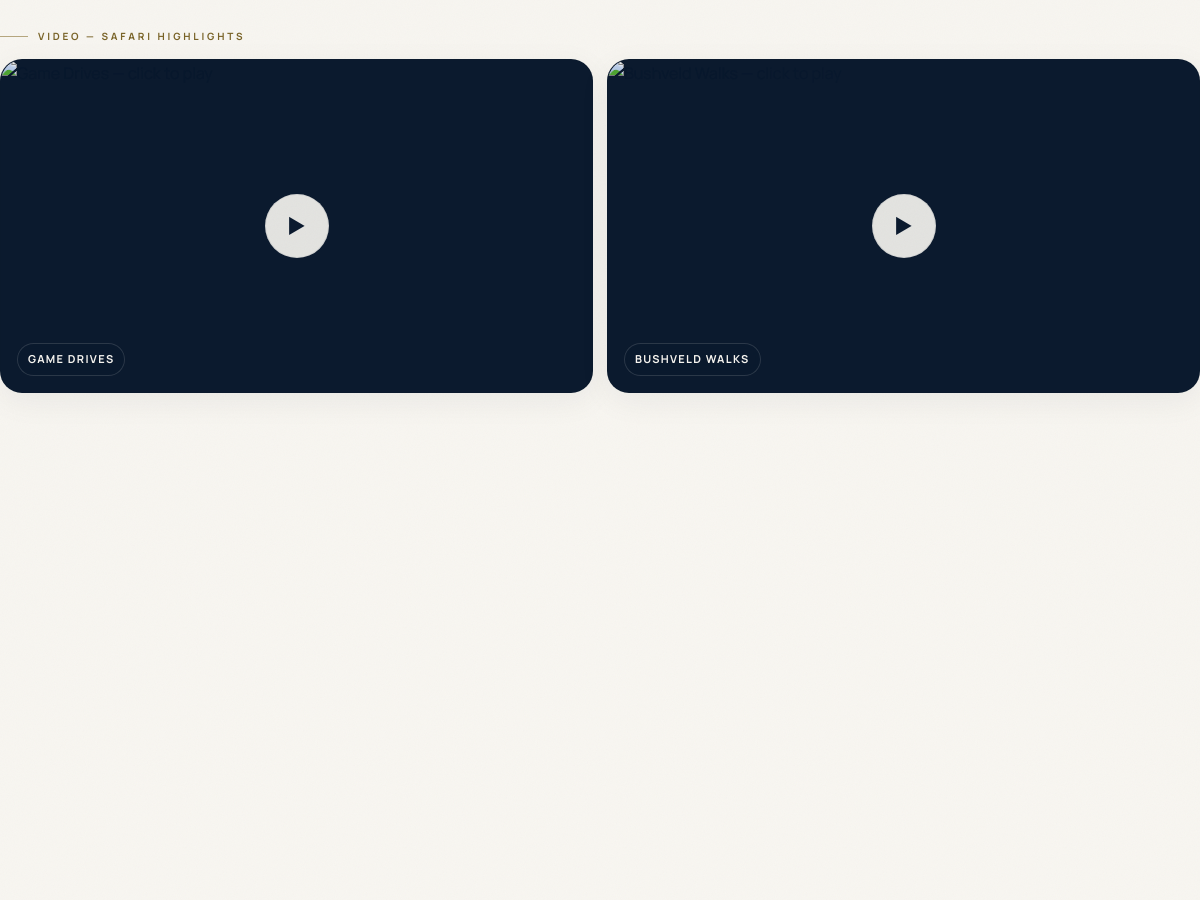
Page /pages/safari.php (middle part) on the earlier database version.
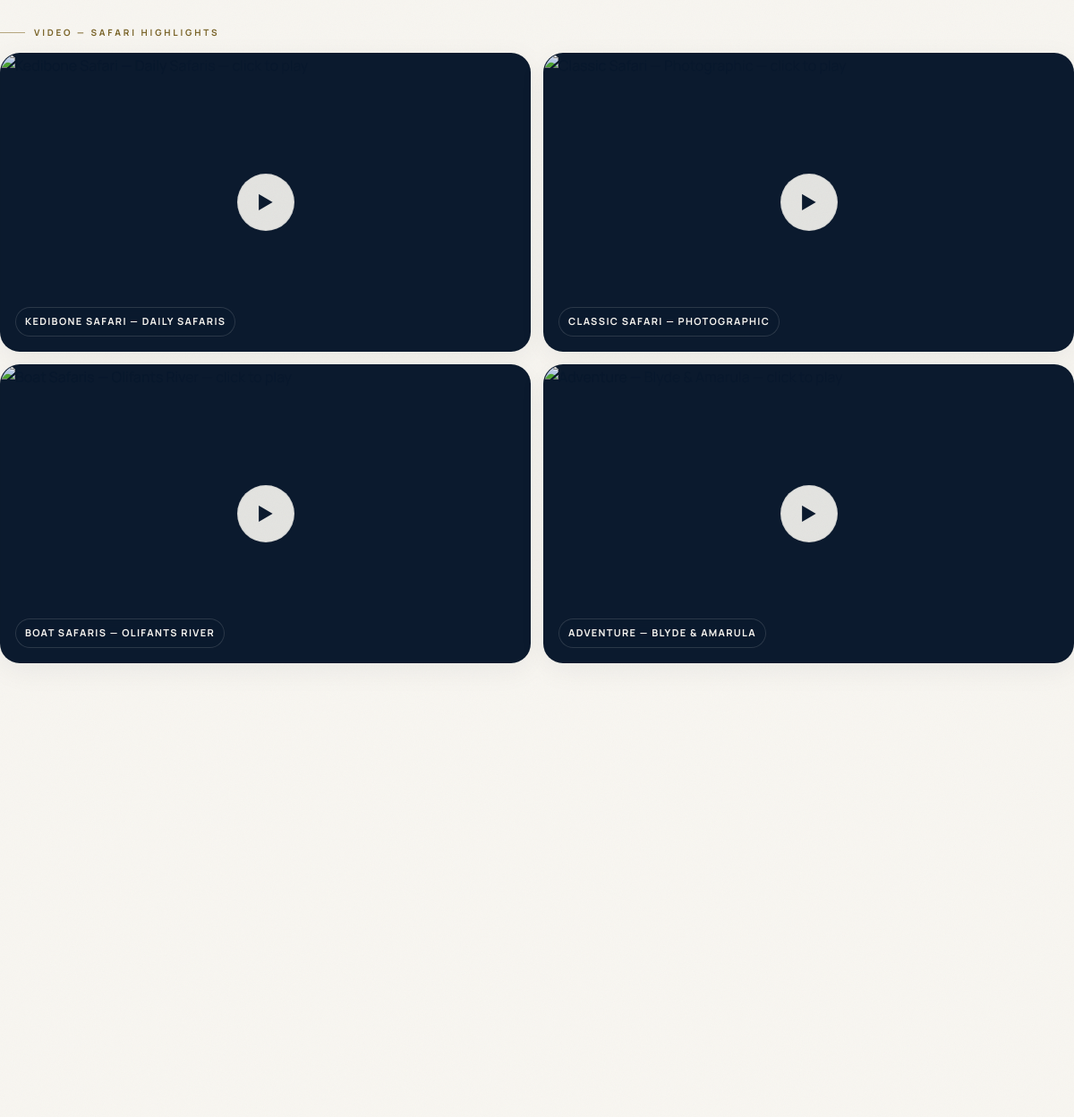
Same page on the later database version.
### tables this page shows
CREATE TABLE `safari_activities` (
  `id` int unsigned NOT NULL AUTO_INCREMENT,
  `title` varchar(255) NOT NULL,
  `content` text,
  `image` varchar(500) DEFAULT NULL,
  `video_urls` json DEFAULT NULL,
  `link_url` varchar(500) DEFAULT NULL,
  `link_text` varchar(100) DEFAULT NULL,
  `sort_order` int unsigned DEFAULT '0',
  `is_published` tinyint(1) DEFAULT '1',
  `visible_from` datetime DEFAULT NULL,
  `visible_until` datetime DEFAULT NULL,
  `created_at` timestamp NULL DEFAULT CURRENT_TIMESTAMP,
  `updated_at` timestamp NULL DEFAULT CURRENT_TIMESTAMP ON UPDATE CURRENT_TIMESTAMP,
  `deleted_at` timestamp NULL DEFAULT NULL,
  PRIMARY KEY (`id`),
  KEY `idx_sort` (`sort_order`),
  KEY `idx_deleted` (`deleted_at`)
);

### includes/functions.php (called while the page is built, shortened)
<?php
function e(?string $value): string
{
    return htmlspecialchars($value ?? '', ENT_QUOTES, 'UTF-8');
}
function url(string $path = ''): string
{
    $scheme = (!empty($_SERVER['HTTPS']) && $_SERVER['HTTPS'] !== 'off') ? 'https' : 'http';
    $host = $_SERVER['HTTP_HOST'] ?? $_SERVER['SERVER_NAME'] ?? '';
    if ($host) {
        $baseHost = parse_url(BASE_URL, PHP_URL_HOST) ?? '';
        return $scheme . '://' . $host . '/' . ltrim($path, '/');
    }
    return rtrim(BASE_URL, '/') . '/' . ltrim($path, '/');
}

### pages/safari.php (the view, shortened to what this page needs)
<?php
require_once __DIR__ . '/../includes/functions.php';
$db   = Database::get();
$activities = [];
try {
    $activities = $db->query(
        'SELECT title, content, image, video_urls, sort_order
         FROM safari_activities
         WHERE is_published = 1
         ORDER BY sort_order ASC, id ASC'
    )->fetchAll();
} catch (Throwable $e) {
}
$videoIds = [];
foreach ($activities as $act) {
    $urls = json_decode($act['video_urls'] ?? '[]', true);
    $url  = $urls[0] ?? '';
    if (preg_match('/(?:youtu\.be\/|v=|\/embed\/)([a-zA-Z0-9_-]+)/', $url, $m)) {
        $videoIds[] = [
            'id'    => $m[1],
            'image' => $act['image'],
            'title' => $act['title'],
        ];
    }
}
require_once __DIR__ . '/../templates/header.php';
?>
<section class="reveal" style="display:grid; gap:14px; margin-top:28px">
  <div class="kicker">Video — Safari Highlights</div>
  <div style="display:grid; grid-template-columns:1fr 1fr; gap:14px">
    <?php foreach ($videoIds as $vid): ?>
    <div class="yt-facade" data-yt="<?= e($vid['id']) ?>" tabindex="0" role="button" aria-label="Play YouTube video">
      <div class="yt-facade__play">&#9654;</div>
      <div class="yt-facade__label"><?= e($vid['title']) ?></div>
    </div>
    <?php endforeach; ?>
  </div>
</section>
<?php require_once __DIR__ . '/../templates/footer.php'; ?>

### templates/header.php (shortened to what this page needs)
<!DOCTYPE html>
<html lang="en">
<head>
    <link rel="stylesheet" href="<?= url('/css/tokens.css') ?>">
    <link rel="stylesheet" href="<?= url('/css/main.css') ?>">
</head>
<body>
<div class="grain" aria-hidden="true"></div>

### templates/footer.php (shortened to what this page needs)
</body>
</html>

### css/tokens.css (style rules this page uses)
:root { --navy: #0B1A2E; --navy-80: #132842; --navy-60: #1E3552; --gold: #8C7434; --gold-600: #7A6428; --gold-300: #D9C7A0; --gold-100: #F0E6CD; --sage: #7A8C62; --sage-600: #5E6D4B; --sage-100: #E6EADF; --taupe: #B8AFA2; --taupe-600: #8A8278; --taupe-100: #E9E4DD; --cream: #F8F6F1; --ivory: #F2EFEA; --white: #FFFFFF; --ink: #0B1A2E; --ink-70: rgba(11,26,46,0.70); --ink-55: rgba(11,26,46,0.55); --ink-30: rgba(11,26,46,0.30); --line: rgba(11,26,46,0.08); --line-strong: rgba(11,26,46,0.14); --shadow: rgba(11,26,46,0.06); --shadow-soft: 0 8px 32px rgba(11,26,46,0.06); --shadow-medium: 0 16px 48px rgba(11,26,46,0.10); --shadow-elevated: 0 24px 64px rgba(11,26,46,0.14); --font-display: "Fraunces", Georgia, serif; --font-body: "Manrope", system-ui, -apple-system, sans-serif; --font-mono: ui-monospace, SFMono-Regular, Menlo, monospace; --lh-tight: 1.05; --lh-snug: 1.25; --lh-body: 1.72; --lh-loose: 1.85; --measure: 64ch; --measure-narrow: 52ch; --s-1: 4px; --s-2: 8px; --s-3: 12px; --s-4: 16px; --s-5: 20px; --s-6: 24px; --s-7: 28px; --s-8: 32px; --s-10: 40px; --s-12: 48px; --s-14: 56px; --s-16: 64px; --s-20: 80px; --s-24: 96px; --s-32: 128px; --container: 1200px; --container-wide: 1320px; --gutter: clamp(20px, 4vw, 40px); --section-pad: 160px; --section-pad-md: 112px; --section-pad-sm: 84px; --radius-sm: 8px; --radius-md: 14px; --radius-lg: 22px; --radius-pill: 999px; --ease-out: cubic-bezier(0.16,1,0.3,1); --ease-in-out: cubic-bezier(0.65,0,0.35,1); --ease-spring: cubic-bezier(0.34,1.56,0.64,1); --ease-elastic: cubic-bezier(0.68,-0.35,0.27,1.15); --ease-smooth: cubic-bezier(0.25,0.1,0.25,1); --ease-emerge: cubic-bezier(0.22,1,0.36,1); --dur-fast: 160ms; --dur: 260ms; --dur-slow: 520ms; --dur-ultra: 820ms; --dur-glacial: 1200ms; --stagger-sm: 60ms; --stagger: 90ms; --stagger-lg: 140ms; --grain-opacity: 0.08; }

### pages/safari.php (style rules this page uses)
.yt-facade { position:relative; aspect-ratio:16/9; background:var(--navy); border-radius:var(--radius-lg,10px); overflow:hidden; border:1px solid rgba(11,26,46,0.12); cursor:pointer }
.yt-facade__play { width:64px; height:64px; border-radius:999px; background:rgba(248,246,241,0.92); border:1px solid var(--line); display:grid; place-items:center; color:var(--navy); font-size:20px; z-index:2; backdrop-filter:blur(8px) }
.yt-facade__label { position:absolute; left:16px; bottom:16px; z-index:2; background:rgba(11,26,46,0.72); backdrop-filter:blur(8px); color:var(--cream); padding:6px 10px; border-radius:999px; font-size:11px; letter-spacing:0.12em; text-transform:uppercase; font-weight:700 }

Differences in the rows shown:
changed safari_activities: title "GAME DRIVES" → "KEDIBONE SAFARI — DAILY SAFARIS"
changed safari_activities: title "BUSHVELD WALKS" → "CLASSIC SAFARI — PHOTOGRAPHIC"
now on this page (row edited): safari_activities: title "BOAT SAFARIS — OLIFANTS RIVER"
now on this page (row edited): safari_activities: title "ADVENTURE — BLYDE & AMARULA"
